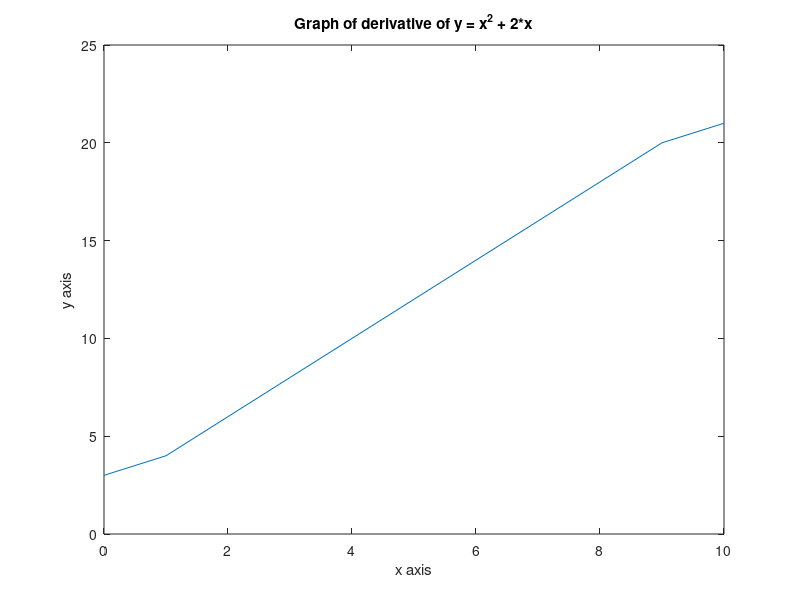

The MATLAB script that drew this image:
% derivative of y = x^2 + 2*x;

x = linspace(0, 10, 11);  % x = [0 1 2 3 4 5 6 7 8 9 10]
% x = 0:1:10;
y = x.^2 + 2*x;

dy_dx = gradient(y,x);
disp("Derivative value of x");
disp(dy_dx);

disp("Derivative at x = 5");
disp(dy_dx(6));

plot(x,dy_dx);
xlabel("x axis");
ylabel("y axis");
title("Graph of derivative of y = x^2 + 2*x");
